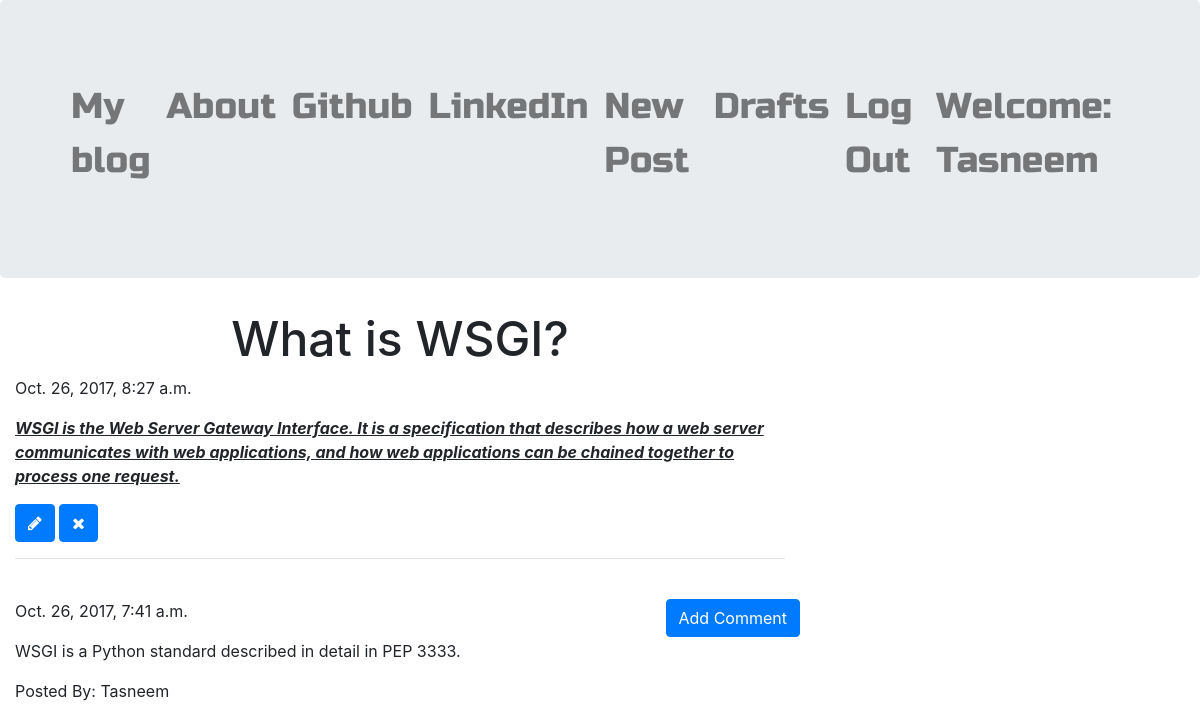
Screenshot of /post/4 (signed in) with the database file from the repository.
### blog/models.py (models this page shows, shortened)
class Post(models.Model):
    author = models.ForeignKey('auth.User')
    title = models.CharField(max_length=200)
    text = models.TextField()
    create_date = models.DateTimeField(default=timezone.now)
    published_date = models.DateTimeField(blank=True,null=True)

class Comment(models.Model):
    post = models.ForeignKey('blog.Post',related_name='comments')
    author = models.CharField(max_length=200)
    text = models.TextField()
    create_date = models.DateTimeField(default=timezone.now())
    approved_comment = models.BooleanField(default=False)

### blog/views.py (the view)
# urls.py: url(r'^post/(?P<pk>\d+)$',views.PostDetailView.as_view(),name='post_detail'),
class PostDetailView(DetailView):
    model = Post

### blog/templates/blog/post_detail.html (shortened to what this page needs)
{% extends "blog/base.html" %}
{% block content %}
<div class="row">
  <div class="col-md-8">
    <h1 class="posttitle loader">{{ post.title }}</h1>
    {% if post.published_date %}
    <div class"date postdate">
       {{ post.published_date }}
    </div>
    {% else %}
      <a class="btn btn-default" href="{% url 'post_publish' pk=post.pk %}">Publish</a>
    {% endif %}
    <p class='postcontent'>{{ post.text|safe|linebreaksbr }}</p>
    {% if user.is_authenticated %}
      <a class='btn btn-primary' href="{% url 'post_edit' pk=post.pk %}">
        <i class="fa fa-pencil" aria-hidden="true"></i>      </a>
      <a class='btn btn-primary' href="{% url 'post_remove' pk=post.pk %}">
        <i class="fa fa-times" aria-hidden="true"></i>
      </a>
    {% endif %}
    <hr>
    <a class='btn btn-primary btn-comment mt-4' href="{% url 'add_comment_to_post' pk=post.pk %}">Add Comment</a>
  </div>
</div>
<div class="row">
  <div class="col-12">
    {% for comment in post.comments.all %}
    <br>
      {% if user.is_authenticated or comment.approved_comment %}
        {{ comment.create_date }}
        <p>{{ comment.text|safe|linebreaks }}</p>
        <p>Posted By: {{ comment.author }}</p>
      {% endif %}
      {% empty %}
      <p>No comments</p>
    {% endfor %}
  </div>
</div>
{% endblock %}

### blog/templates/blog/base.html (shortened to what this page needs)
<!DOCTYPE html>
{% load staticfiles %}
<html>
  <head>
    <link rel="stylesheet" href="https://maxcdn.bootstrapcdn.com/bootstrap/4.0.0-beta/css/bootstrap.min.css">
    <link rel="stylesheet" href="https://maxcdn.bootstrapcdn.com/font-awesome/4.5.0/css/font-awesome.min.css">
    <link rel="stylesheet" href="//cdn.jsdelivr.net/npm/medium-editor@latest/dist/css/medium-editor.min.css" type="text/css" media="screen" charset="utf-8">
    <link rel="stylesheet" href="{% static  'css/blog.css' %}">
  </head>
  <body class="loader">
    <div class="container-fluid">
      <div class="row jumbotron">
            <div class="col-12">
          <nav class="navbar navbar-expand-lg navbar-light techfont">
            <div class="collapse navbar-collapse">
              <ul class="navbar-nav mr-auto">
                <li><a class='nav-link bigbrand' href="{% url 'post_list' %}">My blog</a></li>
                <li><a class='nav-link bigbrand' href ="{% url 'about' %}">About</a></li>
                <li><a class='nav-link bigbrand' href="https://www.github.com">Github</a></li>
                <li><a class='nav-link bigbrand' href="https://www.linkedin.com">LinkedIn</a></li>
              </ul>
              <ul class="navbar-nav ml-auto">
                {% if user.is_authenticated %}
                <li>
                  <a class='nav-link bigbrand' href="{% url 'post_new' %}">New Post</a>
                </li>
                <li>
                  <a class='nav-link bigbrand' href="{% url 'post_draft_list' %}">Drafts</a>
                </li>
                <li>
                  <a class='nav-link bigbrand' href="{% url 'logout' %}">Log Out</a>
                </li>
                <li>
                    <a class='nav-link bigbrand'>Welcome: {{ user.username }}</a>
                </li>
                  {% else %}
                  <li><a class='nav-link bigbrand' href="{% url 'login' %}"><i class="fa fa-user span-i-size" aria-hidden="true"></i></a></li>
                {% endif %}
              </ul>
            </div>
          </nav>
            </div>
      </div>
      <div class="content row">
        <div class="col-12">
          <div class="block_posts">
            {% block content %}
            {% endblock %}
          </div>
        </div>
      </div>
    </div>
  </body>
</html>

### blog/static/css/blog.css (style rules this page uses)
.techfont { font-family: 'Russo One', sans-serif; font-size: 1.5em; margin-bottom: 10px; }
.bigbrand { font-size: 1.5em; }
.posttitle { font-family: : 'Russo One', sans-serif; font-size: 3em; text-align: center; }
.postcontent { font-family: 'Montserrat'; font-size: 1.5em; }
.btn-comment { position: absolute; right: 0px; z-index: 212222; }
.loader { filter:hue-rotate(0deg); color:linear-gradient(45deg,#0f8,#08f); animation:hue 10000ms infinite linear; }

### rows the page displays
Post: title "What is WSGI?", published_date "Oct. 26, 2017, 8:27 a.m.", text "WSGI is the Web Server Gateway Interface. It is a specification that describes how a web server communicates with web applications, and how web applications can be chained together to process one request."
Comment: create_date "Oct. 26, 2017, 7:41 a.m.", text "WSGI is a Python standard described in detail in PEP 3333.", author "Tasneem"

### other values shown
{{ user.username }} "Tasneem"
